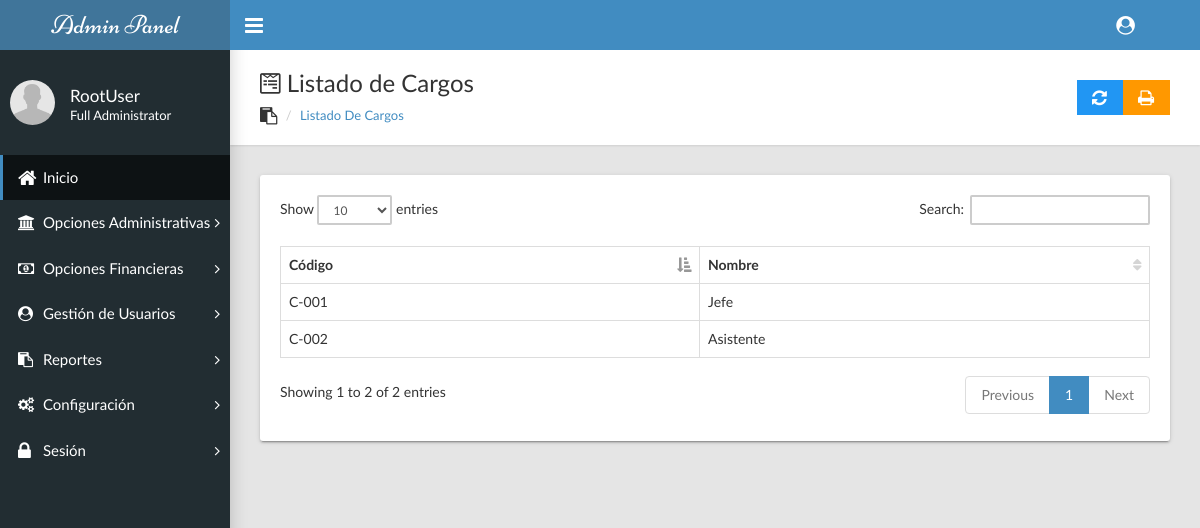
The app's page /admin-panel/listado_cargos.php (signed in), older data.
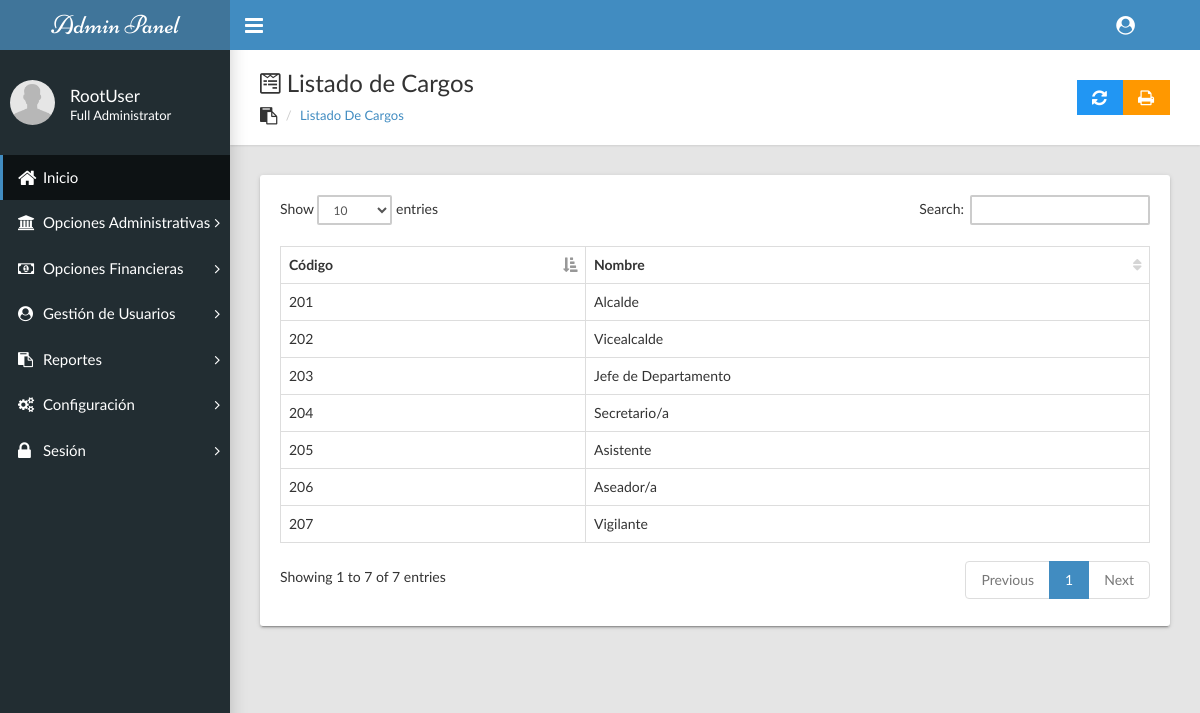
The same page, newer data.
### tables this page shows
CREATE TABLE IF NOT EXISTS `cargos` (
  `Cod_Cargo` int(11) NOT NULL COMMENT 'Código del cargo',
  `Nom_Cargo` varchar(50) NOT NULL COMMENT 'Nombre de cargo',
  PRIMARY KEY (`Cod_Cargo`)
);

### admin-panel/listado_cargos.php (the view, shortened to what this page needs)
<?php
  include('constructor.php');
  include('../cn/bdconexion.php');
  if (isset($_SESSION['username'])&&($_SESSION['rank'])) {
?>
<!DOCTYPE html>
<html>
  <head>
    <link rel="stylesheet" type="text/css" href="css/main.css">
    <link rel="stylesheet" type="text/css" href="css/font-awesome-4.7.0/css/font-awesome.min.css">
  </head>
  <body class="sidebar-mini fixed">
    <div class="wrapper">
      <header class="main-header hidden-print"><a class="logo" href="index.php">Admin Panel</a>
        <nav class="navbar navbar-static-top">
          <a class="sidebar-toggle" href="#" data-toggle="offcanvas"></a>
          <div class="navbar-custom-menu">
            <ul class="top-nav">
              <li class="dropdown"><a class="dropdown-toggle" href="#" data-toggle="dropdown" role="button" aria-haspopup="true" aria-expanded="false"><i class="fa fa-user-circle fa-lg"></i></a>
              </li>
            </ul>
          </div>
        </nav>
      </header>
      <?php
        menu();
      ?>
      <div class="content-wrapper">
        <div class="page-title">
          <div>
            <h1><i class="fa fa-wpforms"></i> Listado de Cargos</h1>
            <ul class="breadcrumb side">
              <li><i class="fa fa-clipboard fa-lg"></i></li>
              <li class="active"><a href="#">Listado de Cargos</a></li>
            </ul>
          </div>
          <div><a class="btn btn-info btn-flat no-impr" href="listado_cargos.php"><i class="fa fa-lg fa-refresh"></i></a><a class="btn btn-warning btn-flat" href="javascript:window.print();"><i class="fa fa-lg fa-print"></i></a></div>
        </div>
        <div class="row" id="data-table">
          <div class="col-md-12">
            <div class="card">
              <div class="card-body">
                <table class="table table-hover table-bordered" id="sampleTable">
                  <thead>
                    <tr>
                      <th>C&oacute;digo</th>
                      <th>Nombre</th>
                    </tr>
                  </thead>
                  <tbody>
                    <?php
                      $queryFullCargos=mysqli_query($db, "SELECT * FROM cargos") or die(mysqli_error());
                      while ($rowCargo=mysqli_fetch_array($queryFullCargos)) {
                        echo '
                          <tr>
                            <td>'.$rowCargo['Cod_Cargo'].'</td>
                            <td>'.$rowCargo['Nom_Cargo'].'</td>
                          </tr>
                        ';
                      }
                    ?>
                  </tbody>
                </table>
              </div>
            </div>
          </div>
        </div>
      </div>
    </div>
  </body>
</html>
<?php
    }else {
        header('location: page_denegado.php');
    }
?>

### admin-panel/constructor.php (shortened to what this page needs)
<?php
    include('menus.php');
    if (isset($_SESSION['username'])&&($_SESSION['rank'])) {
        function menu(){
            if ($_SESSION['type']=='Administrador') {
                menuAdministrador();
            }
        }
                ?>
                <?php
    }else {
        header('location: page_denegado.php');
    }
?>

### admin-panel/menus.php (shortened to what this page needs)
<?php
    if (isset($_SESSION['username'])&&($_SESSION['rank'])) {
      function menuAdministrador(){
?>
        <aside class="main-sidebar hidden-print">
          <section class="sidebar">
            <div class="user-panel">
              <div class="pull-left image"><img class="img-circle" src="images/user.png" alt="User Image"></div>
              <div class="pull-left info">
                <?php
                  echo "
                    <p>".$_SESSION['username']."</p>
                    <p class='designation'>".$_SESSION['rank']."</p>
                  ";
                ?>
              </div>
            </div>
            <ul class="sidebar-menu">
              <li class="active"><a href="index.php"><i class="fa fa-home fa-lg"></i><span>Inicio</span></a></li>
              <li class="treeview"><a href="#"><i class="fa fa-institution"></i><span>Opciones Administrativas</span><i class="fa fa-angle-right"></i></a>
              <li class="treeview"><a href="#"><i class="fa fa-money"></i><span>Opciones Financieras</span><i class="fa fa-angle-right"></i></a>
              </li>
              <li class="treeview"><a href="#"><i class="fa fa-user-circle"></i><span>Gesti&oacute;n de Usuarios</span><i class="fa fa-angle-right"></i></a>
              </li>
              <li class="treeview"><a href="#"><i class="fa fa-clipboard"></i><span>Reportes</span><i class="fa fa-angle-right"></i></a>
              </li>
              <li class="treeview"><a href="#"><i class="fa fa-gears"></i><span>Configuraci&oacute;n</span><i class="fa fa-angle-right"></i></a>
              </li>
              <li class="treeview"><a href="#"><i class="fa fa-lock fa-lg"></i><span>Sesi&oacute;n</span><i class="fa fa-angle-right"></i></a>
              </li>
            </ul>
          </section>
        </aside>
<?php
      }
?>
<?php
  }else {
      header('location: page_denegado.php');
  }
?>

Row changes from the older to the newer data that the page shows:
removed cargos: Cod_Cargo "C-001", Nom_Cargo "Jefe"
removed cargos: Cod_Cargo "C-002", Nom_Cargo "Asistente"
added cargos: Cod_Cargo "201", Nom_Cargo "Alcalde"
added cargos: Cod_Cargo "202", Nom_Cargo "Vicealcalde"
added cargos: Cod_Cargo "203", Nom_Cargo "Jefe de Departamento"
added cargos: Cod_Cargo "204", Nom_Cargo "Secretario/a"
added cargos: Cod_Cargo "205", Nom_Cargo "Asistente"
added cargos: Cod_Cargo "206", Nom_Cargo "Aseador/a"
added cargos: Cod_Cargo "207", Nom_Cargo "Vigilante"
Text that changed along with them:
text written by a page script: "Show entries Search: Showing 1 to 2 of 2 entries Previous 1 Next" → "Show entries Search: Showing 1 to 7 of 7 entries Previous 1 Next"
